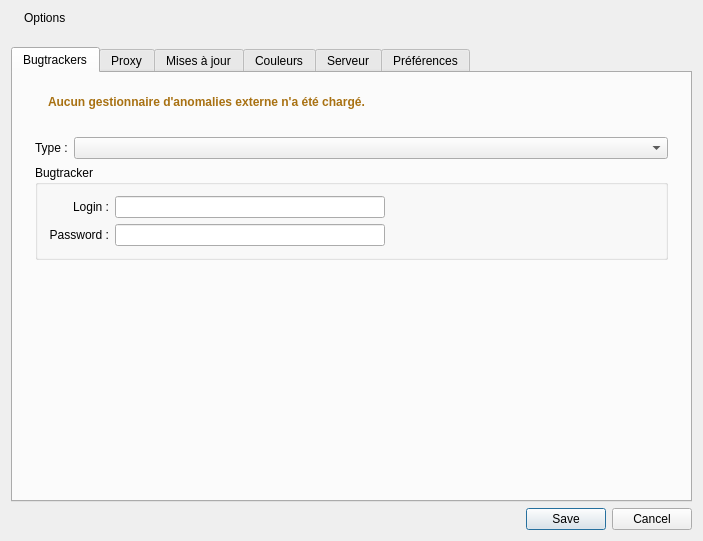
<?xml version="1.0" encoding="UTF-8"?>
<ui version="4.0">
 <class>Form_Options</class>
 <widget class="QDialog" name="Form_Options">
  <property name="windowModality">
   <enum>Qt::ApplicationModal</enum>
  </property>
  <property name="enabled">
   <bool>true</bool>
  </property>
  <property name="geometry">
   <rect>
    <x>0</x>
    <y>0</y>
    <width>703</width>
    <height>541</height>
   </rect>
  </property>
  <property name="windowTitle">
   <string>Options</string>
  </property>
  <property name="windowIcon">
   <iconset resource="../../resources.qrc">
    <normaloff>:/images/22x22/preferences.png</normaloff>:/images/22x22/preferences.png</iconset>
  </property>
  <property name="modal">
   <bool>true</bool>
  </property>
  <layout class="QGridLayout" name="gridLayout">
   <property name="margin">
    <number>0</number>
   </property>
   <property name="spacing">
    <number>0</number>
   </property>
   <item row="0" column="0">
    <widget class="QWidget" name="admin_widget_title" native="true">
     <property name="sizePolicy">
      <sizepolicy hsizetype="Preferred" vsizetype="Maximum">
       <horstretch>0</horstretch>
       <verstretch>0</verstretch>
      </sizepolicy>
     </property>
     <layout class="QGridLayout" name="gridLayout_2">
      <item row="0" column="0">
       <layout class="QHBoxLayout" name="horizontalLayout">
        <item>
         <widget class="QLabel" name="label">
          <property name="sizePolicy">
           <sizepolicy hsizetype="Preferred" vsizetype="Fixed">
            <horstretch>0</horstretch>
            <verstretch>0</verstretch>
           </sizepolicy>
          </property>
          <property name="text">
           <string/>
          </property>
          <property name="pixmap">
           <pixmap resource="../../resources.qrc">:/images/22x22/preferences.png</pixmap>
          </property>
         </widget>
        </item>
        <item>
         <widget class="QLabel" name="title">
          <property name="sizePolicy">
           <sizepolicy hsizetype="Expanding" vsizetype="Preferred">
            <horstretch>0</horstretch>
            <verstretch>0</verstretch>
           </sizepolicy>
          </property>
          <property name="text">
           <string>Options</string>
          </property>
         </widget>
        </item>
       </layout>
      </item>
     </layout>
    </widget>
   </item>
   <item row="1" column="0">
    <widget class="QWidget" name="widget_content" native="true">
     <layout class="QGridLayout" name="gridLayout_3">
      <item row="2" column="0">
       <widget class="QDialogButtonBox" name="buttonBox">
        <property name="standardButtons">
         <set>QDialogButtonBox::Cancel|QDialogButtonBox::Save</set>
        </property>
       </widget>
      </item>
      <item row="1" column="0">
       <widget class="QTabWidget" name="tabWidget">
        <property name="currentIndex">
         <number>0</number>
        </property>
        <widget class="QWidget" name="tab_4">
         <attribute name="title">
          <string>Bugtrackers</string>
         </attribute>
         <layout class="QGridLayout" name="gridLayout_12">
          <item row="5" column="0">
           <spacer name="verticalSpacer_4">
            <property name="orientation">
             <enum>Qt::Vertical</enum>
            </property>
            <property name="sizeHint" stdset="0">
             <size>
              <width>20</width>
              <height>40</height>
             </size>
            </property>
           </spacer>
          </item>
          <item row="0" column="0">
           <widget class="QWidget" name="no_modules_widget" native="true">
            <layout class="QGridLayout" name="gridLayout_15">
             <item row="0" column="0">
              <widget class="QLabel" name="label_13">
               <property name="text">
                <string/>
               </property>
               <property name="pixmap">
                <pixmap resource="../../resources.qrc">:/images/22x22/warning.png</pixmap>
               </property>
               <property name="margin">
                <number>4</number>
               </property>
              </widget>
             </item>
             <item row="0" column="1">
              <widget class="QLabel" name="label_14">
               <property name="sizePolicy">
                <sizepolicy hsizetype="Expanding" vsizetype="Preferred">
                 <horstretch>0</horstretch>
                 <verstretch>0</verstretch>
                </sizepolicy>
               </property>
               <property name="palette">
                <palette>
                 <active>
                  <colorrole role="WindowText">
                   <brush brushstyle="SolidPattern">
                    <color alpha="255">
                     <red>168</red>
                     <green>113</green>
                     <blue>18</blue>
                    </color>
                   </brush>
                  </colorrole>
                 </active>
                 <inactive>
                  <colorrole role="WindowText">
                   <brush brushstyle="SolidPattern">
                    <color alpha="255">
                     <red>168</red>
                     <green>113</green>
                     <blue>18</blue>
                    </color>
                   </brush>
                  </colorrole>
                 </inactive>
                 <disabled>
                  <colorrole role="WindowText">
                   <brush brushstyle="SolidPattern">
                    <color alpha="255">
                     <red>106</red>
                     <green>104</green>
                     <blue>100</blue>
                    </color>
                   </brush>
                  </colorrole>
                 </disabled>
                </palette>
               </property>
               <property name="font">
                <font>
                 <weight>75</weight>
                 <bold>true</bold>
                </font>
               </property>
               <property name="text">
                <string>Aucun gestionnaire d'anomalies externe n'a été chargé.</string>
               </property>
              </widget>
             </item>
            </layout>
           </widget>
          </item>
          <item row="1" column="0">
           <widget class="QWidget" name="modules_widget" native="true">
            <layout class="QGridLayout" name="gridLayout_14">
             <item row="0" column="0">
              <layout class="QHBoxLayout" name="horizontalLayout_2">
               <item>
                <widget class="QLabel" name="label_7">
                 <property name="text">
                  <string>Type :</string>
                 </property>
                </widget>
               </item>
               <item>
                <widget class="QComboBox" name="bugtracker_type">
                 <property name="sizePolicy">
                  <sizepolicy hsizetype="Expanding" vsizetype="Fixed">
                   <horstretch>0</horstretch>
                   <verstretch>0</verstretch>
                  </sizepolicy>
                 </property>
                </widget>
               </item>
              </layout>
             </item>
             <item row="1" column="0">
              <widget class="QGroupBox" name="bugtracker_groupbox">
               <property name="title">
                <string>Bugtracker</string>
               </property>
               <layout class="QGridLayout" name="gridLayout_13">
                <item row="0" column="0">
                 <widget class="QLabel" name="label_12">
                  <property name="text">
                   <string>Login :</string>
                  </property>
                  <property name="alignment">
                   <set>Qt::AlignRight|Qt::AlignTrailing|Qt::AlignVCenter</set>
                  </property>
                 </widget>
                </item>
                <item row="0" column="1">
                 <widget class="QLineEdit" name="bugtracker_login"/>
                </item>
                <item row="1" column="0">
                 <widget class="QLabel" name="label_15">
                  <property name="text">
                   <string>Password :</string>
                  </property>
                  <property name="alignment">
                   <set>Qt::AlignRight|Qt::AlignTrailing|Qt::AlignVCenter</set>
                  </property>
                 </widget>
                </item>
                <item row="1" column="1">
                 <widget class="QLineEdit" name="bugtracker_password">
                  <property name="echoMode">
                   <enum>QLineEdit::Password</enum>
                  </property>
                 </widget>
                </item>
                <item row="0" column="2">
                 <spacer name="horizontalSpacer_2">
                  <property name="orientation">
                   <enum>Qt::Horizontal</enum>
                  </property>
                  <property name="sizeHint" stdset="0">
                   <size>
                    <width>40</width>
                    <height>20</height>
                   </size>
                  </property>
                 </spacer>
                </item>
               </layout>
              </widget>
             </item>
            </layout>
           </widget>
          </item>
         </layout>
        </widget>
        <widget class="QWidget" name="tab_2">
         <attribute name="title">
          <string>Proxy</string>
         </attribute>
         <layout class="QGridLayout" name="gridLayout_11">
          <item row="5" column="0">
           <layout class="QGridLayout" name="gridLayout_5">
            <item row="5" column="0">
             <widget class="QLabel" name="label_6">
              <property name="text">
               <string>Mot de passe :</string>
              </property>
              <property name="alignment">
               <set>Qt::AlignRight|Qt::AlignTrailing|Qt::AlignVCenter</set>
              </property>
             </widget>
            </item>
            <item row="0" column="0">
             <widget class="QLabel" name="label_3">
              <property name="text">
               <string>Proxy :</string>
              </property>
              <property name="alignment">
               <set>Qt::AlignRight|Qt::AlignTrailing|Qt::AlignVCenter</set>
              </property>
             </widget>
            </item>
            <item row="0" column="1">
             <widget class="QLineEdit" name="proxy"/>
            </item>
            <item row="3" column="0">
             <widget class="QLabel" name="label_4">
              <property name="text">
               <string>Port :</string>
              </property>
              <property name="alignment">
               <set>Qt::AlignRight|Qt::AlignTrailing|Qt::AlignVCenter</set>
              </property>
             </widget>
            </item>
            <item row="4" column="0">
             <widget class="QLabel" name="label_5">
              <property name="text">
               <string>Login :</string>
              </property>
              <property name="alignment">
               <set>Qt::AlignRight|Qt::AlignTrailing|Qt::AlignVCenter</set>
              </property>
             </widget>
            </item>
            <item row="5" column="1">
             <widget class="QLineEdit" name="password">
              <property name="echoMode">
               <enum>QLineEdit::Password</enum>
              </property>
             </widget>
            </item>
            <item row="4" column="1">
             <widget class="QLineEdit" name="login"/>
            </item>
            <item row="3" column="1">
             <widget class="QLineEdit" name="port">
              <property name="maximumSize">
               <size>
                <width>100</width>
                <height>16777215</height>
               </size>
              </property>
             </widget>
            </item>
           </layout>
          </item>
          <item row="3" column="0">
           <layout class="QGridLayout" name="gridLayout_6">
            <item row="1" column="0">
             <widget class="QRadioButton" name="proxy_none">
              <property name="text">
               <string>Pas de proxy</string>
              </property>
              <property name="checked">
               <bool>false</bool>
              </property>
             </widget>
            </item>
            <item row="2" column="0">
             <widget class="QRadioButton" name="proxy_socks5">
              <property name="text">
               <string>SOCKS 5</string>
              </property>
             </widget>
            </item>
            <item row="3" column="0">
             <widget class="QRadioButton" name="proxy_http">
              <property name="text">
               <string>Proxy HTTP</string>
              </property>
             </widget>
            </item>
            <item row="4" column="0">
             <widget class="QRadioButton" name="proxy_http_only">
              <property name="text">
               <string>Proxy HTTP seulement</string>
              </property>
             </widget>
            </item>
            <item row="5" column="0">
             <widget class="QRadioButton" name="proxy_ftp_only">
              <property name="text">
               <string>Proxy FTP seulement</string>
              </property>
             </widget>
            </item>
            <item row="0" column="0">
             <widget class="QRadioButton" name="proxy_system_config">
              <property name="text">
               <string>Utiliser la configuration système par défaut</string>
              </property>
              <property name="checked">
               <bool>true</bool>
              </property>
             </widget>
            </item>
           </layout>
          </item>
          <item row="6" column="0">
           <spacer name="verticalSpacer_2">
            <property name="orientation">
             <enum>Qt::Vertical</enum>
            </property>
            <property name="sizeHint" stdset="0">
             <size>
              <width>20</width>
              <height>40</height>
             </size>
            </property>
           </spacer>
          </item>
          <item row="4" column="0">
           <layout class="QGridLayout" name="gridLayout_7">
            <item row="0" column="0">
             <widget class="QCheckBox" name="proxy_tunneling">
              <property name="text">
               <string>Tunneling</string>
              </property>
             </widget>
            </item>
            <item row="0" column="1">
             <widget class="QCheckBox" name="proxy_listening">
              <property name="text">
               <string>Listening</string>
              </property>
             </widget>
            </item>
            <item row="0" column="2">
             <widget class="QCheckBox" name="proxy_udptunneling">
              <property name="text">
               <string>UDP tunneling</string>
              </property>
             </widget>
            </item>
            <item row="0" column="3">
             <widget class="QCheckBox" name="proxy_caching">
              <property name="text">
               <string>Caching</string>
              </property>
             </widget>
            </item>
            <item row="0" column="4">
             <widget class="QCheckBox" name="proxy_lookup">
              <property name="text">
               <string>Hostname lookup</string>
              </property>
             </widget>
            </item>
           </layout>
          </item>
          <item row="0" column="0">
           <widget class="QLabel" name="label_16">
            <property name="text">
             <string>Les paramètres de proxy ci-dessous sont utilisés :</string>
            </property>
           </widget>
          </item>
          <item row="1" column="0">
           <widget class="QLabel" name="label_17">
            <property name="text">
             <string>- lors de la vérification de nouvelle version du logiciel (voir onglet Mises à jour)</string>
            </property>
           </widget>
          </item>
          <item row="2" column="0">
           <widget class="QLabel" name="label_18">
            <property name="text">
             <string>- pour les connexions aux gestionnaires d'anomalies (bugtracker) définis dans les propriétés des projets</string>
            </property>
           </widget>
          </item>
         </layout>
        </widget>
        <widget class="QWidget" name="tab">
         <attribute name="title">
          <string>Mises à jour</string>
         </attribute>
         <layout class="QGridLayout" name="gridLayout_10">
          <item row="4" column="0">
           <spacer name="verticalSpacer">
            <property name="orientation">
             <enum>Qt::Vertical</enum>
            </property>
            <property name="sizeHint" stdset="0">
             <size>
              <width>20</width>
              <height>40</height>
             </size>
            </property>
           </spacer>
          </item>
          <item row="2" column="0">
           <layout class="QGridLayout" name="gridLayout_9">
            <item row="1" column="0">
             <widget class="QLabel" name="label_2">
              <property name="text">
               <string>URL de vérification :</string>
              </property>
              <property name="alignment">
               <set>Qt::AlignRight|Qt::AlignTrailing|Qt::AlignVCenter</set>
              </property>
             </widget>
            </item>
            <item row="1" column="1">
             <widget class="QLineEdit" name="versions_url">
              <property name="text">
               <string>http://rtmr.net</string>
              </property>
             </widget>
            </item>
           </layout>
          </item>
          <item row="1" column="0">
           <widget class="QCheckBox" name="check_new_versions">
            <property name="text">
             <string>Vérifier le dépôt de nouvelles versions au démarrage de l'application</string>
            </property>
           </widget>
          </item>
          <item row="3" column="0">
           <widget class="QPushButton" name="check_new_versions_button">
            <property name="text">
             <string>Vérifier maintenant</string>
            </property>
           </widget>
          </item>
         </layout>
        </widget>
        <widget class="QWidget" name="tab_3">
         <attribute name="title">
          <string>Couleurs</string>
         </attribute>
         <layout class="QGridLayout" name="gridLayout_4">
          <item row="0" column="0">
           <widget class="QGroupBox" name="groupBox">
            <property name="title">
             <string>Exécutions de campagnes de tests</string>
            </property>
            <layout class="QGridLayout" name="gridLayout_8">
             <item row="0" column="0">
              <widget class="QLabel" name="label_8">
               <property name="text">
                <string>Scénario OK :</string>
               </property>
              </widget>
             </item>
             <item row="1" column="0">
              <widget class="QLabel" name="label_9">
               <property name="text">
                <string>Scénario KO :</string>
               </property>
              </widget>
             </item>
             <item row="2" column="0">
              <widget class="QLabel" name="label_10">
               <property name="text">
                <string>Scénario incomplet :</string>
               </property>
              </widget>
             </item>
             <item row="1" column="1">
              <widget class="QPushButton" name="test_execution_ko_button">
               <property name="sizePolicy">
                <sizepolicy hsizetype="Fixed" vsizetype="Fixed">
                 <horstretch>0</horstretch>
                 <verstretch>0</verstretch>
                </sizepolicy>
               </property>
               <property name="text">
                <string/>
               </property>
               <property name="flat">
                <bool>true</bool>
               </property>
              </widget>
             </item>
             <item row="2" column="1">
              <widget class="QPushButton" name="test_execution_incompleted_button">
               <property name="sizePolicy">
                <sizepolicy hsizetype="Fixed" vsizetype="Fixed">
                 <horstretch>0</horstretch>
                 <verstretch>0</verstretch>
                </sizepolicy>
               </property>
               <property name="text">
                <string/>
               </property>
               <property name="flat">
                <bool>true</bool>
               </property>
              </widget>
             </item>
             <item row="3" column="0">
              <widget class="QLabel" name="label_11">
               <property name="text">
                <string>Scénario non passé :</string>
               </property>
              </widget>
             </item>
             <item row="3" column="1">
              <widget class="QPushButton" name="test_execution_by_passed_button">
               <property name="sizePolicy">
                <sizepolicy hsizetype="Fixed" vsizetype="Fixed">
                 <horstretch>0</horstretch>
                 <verstretch>0</verstretch>
                </sizepolicy>
               </property>
               <property name="text">
                <string/>
               </property>
               <property name="flat">
                <bool>true</bool>
               </property>
              </widget>
             </item>
             <item row="0" column="2">
              <spacer name="horizontalSpacer">
               <property name="orientation">
                <enum>Qt::Horizontal</enum>
               </property>
               <property name="sizeHint" stdset="0">
                <size>
                 <width>40</width>
                 <height>20</height>
                </size>
               </property>
              </spacer>
             </item>
             <item row="0" column="1">
              <widget class="QPushButton" name="test_execution_ok_button">
               <property name="sizePolicy">
                <sizepolicy hsizetype="Fixed" vsizetype="Fixed">
                 <horstretch>0</horstretch>
                 <verstretch>0</verstretch>
                </sizepolicy>
               </property>
               <property name="text">
                <string/>
               </property>
               <property name="flat">
                <bool>true</bool>
               </property>
              </widget>
             </item>
            </layout>
           </widget>
          </item>
          <item row="2" column="0">
           <spacer name="verticalSpacer_3">
            <property name="orientation">
             <enum>Qt::Vertical</enum>
            </property>
            <property name="sizeHint" stdset="0">
             <size>
              <width>20</width>
              <height>40</height>
             </size>
            </property>
           </spacer>
          </item>
         </layout>
        </widget>
        <widget class="QWidget" name="tab_6">
         <attribute name="title">
          <string>Serveur</string>
         </attribute>
         <layout class="QGridLayout" name="gridLayout_17">
          <item row="0" column="0">
           <widget class="QGroupBox" name="groupBox_2">
            <property name="title">
             <string>Activité</string>
            </property>
            <layout class="QGridLayout" name="gridLayout_18">
             <item row="0" column="0">
              <widget class="QLabel" name="label_20">
               <property name="text">
                <string>Intervale entre deux ping (en secondes) :</string>
               </property>
              </widget>
             </item>
             <item row="1" column="0">
              <widget class="QLabel" name="label_19">
               <property name="text">
                <string>Délai de réception (en secondes) :</string>
               </property>
              </widget>
             </item>
             <item row="2" column="0">
              <widget class="QLabel" name="label_21">
               <property name="text">
                <string>Délai d'émission (en secondes) :</string>
               </property>
              </widget>
             </item>
             <item row="0" column="1">
              <widget class="QSpinBox" name="server_ping_interval">
               <property name="maximum">
                <number>9999</number>
               </property>
               <property name="value">
                <number>10</number>
               </property>
              </widget>
             </item>
             <item row="1" column="1">
              <widget class="QSpinBox" name="server_recv_timeout">
               <property name="maximum">
                <number>9999</number>
               </property>
               <property name="value">
                <number>30</number>
               </property>
              </widget>
             </item>
             <item row="2" column="1">
              <widget class="QSpinBox" name="server_send_timeout">
               <property name="maximum">
                <number>9999</number>
               </property>
               <property name="value">
                <number>30</number>
               </property>
              </widget>
             </item>
             <item row="1" column="2">
              <spacer name="horizontalSpacer_3">
               <property name="orientation">
                <enum>Qt::Horizontal</enum>
               </property>
               <property name="sizeHint" stdset="0">
                <size>
                 <width>40</width>
                 <height>20</height>
                </size>
               </property>
              </spacer>
             </item>
            </layout>
           </widget>
          </item>
          <item row="1" column="0">
           <spacer name="verticalSpacer_5">
            <property name="orientation">
             <enum>Qt::Vertical</enum>
            </property>
            <property name="sizeHint" stdset="0">
             <size>
              <width>20</width>
              <height>40</height>
             </size>
            </property>
           </spacer>
          </item>
         </layout>
        </widget>
        <widget class="QWidget" name="tab_5">
         <attribute name="title">
          <string>Préférences</string>
         </attribute>
         <layout class="QGridLayout" name="gridLayout_16">
          <item row="0" column="0">
           <widget class="QTableWidget" name="user_prefs_list"/>
          </item>
          <item row="1" column="0">
           <widget class="QPushButton" name="clear_prefs_button">
            <property name="text">
             <string>Effacer les préférences</string>
            </property>
           </widget>
          </item>
         </layout>
        </widget>
       </widget>
      </item>
     </layout>
    </widget>
   </item>
  </layout>
 </widget>
 <layoutdefault spacing="6" margin="11"/>
 <tabstops>
  <tabstop>versions_url</tabstop>
  <tabstop>proxy_system_config</tabstop>
  <tabstop>proxy_none</tabstop>
  <tabstop>proxy_socks5</tabstop>
  <tabstop>proxy_http</tabstop>
  <tabstop>proxy_http_only</tabstop>
  <tabstop>proxy_ftp_only</tabstop>
  <tabstop>proxy_tunneling</tabstop>
  <tabstop>proxy_listening</tabstop>
  <tabstop>proxy_udptunneling</tabstop>
  <tabstop>proxy_caching</tabstop>
  <tabstop>proxy_lookup</tabstop>
  <tabstop>proxy</tabstop>
  <tabstop>port</tabstop>
  <tabstop>login</tabstop>
  <tabstop>password</tabstop>
  <tabstop>buttonBox</tabstop>
 </tabstops>
 <resources>
  <include location="../../resources.qrc"/>
  <include location="../../resources.qrc"/>
 </resources>
 <connections/>
</ui>
